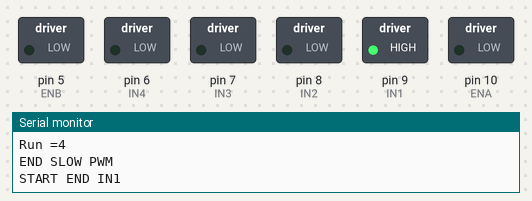
The sketch below on a simulated Arduino Uno, built with avr-gcc and run on an emulated ATmega328P. On the bench: switched loads named in the sketch (green lamp = pin HIGH), the last lines printed to the serial monitor. Random numbers use the default seed unless the sketch sets one.

Above: at 0.15 s.
At 3.1 s:
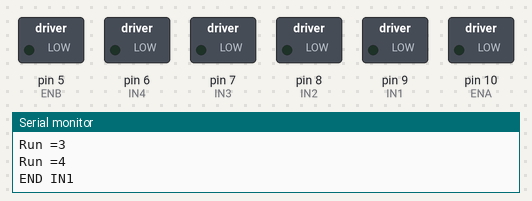
Timing chart, 0 to 7.3 s (numbered marks = the images above):
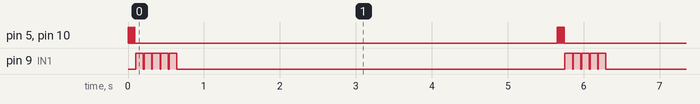

Measured:
- by itself, pin 5 (ENB), pin 10 (ENA): repeats every 5.7 s: 4 × (LOW 0.01 s, HIGH 0.01 s), LOW 5.6 s, HIGH 0.01 s
- by itself, pin 9 (IN1): repeats every 5.7 s: 4 × (LOW 0.01 s, HIGH 0.10 s), LOW 5.1 s, HIGH 0.10 s
- by itself, everything shown: repeats every 5.7 s, in 5 steps

The sketch:

blink.ino
```cpp
// Motor A
int ENA = 10;
int IN1 = 9;
int IN2 = 8;
// Motor B
int ENB = 5;
int IN3 = 7;
int IN4 = 6;
int delay_space=300;
bool pwm = true;
void setup ()
{
 pinMode (ENA, OUTPUT);
 pinMode (IN1, OUTPUT);
 pinMode (IN2, OUTPUT);
 pinMode (ENB, OUTPUT);
 pinMode (IN3, OUTPUT);
 pinMode (IN4, OUTPUT);

 Serial.begin(115200);
 Serial.println("Unit Testing started -- changed inouts and chip change");
}

void loop ()
{
  //both_forward_changing();
 // delay(5000);
  Serial.println("START SLOW PWM");
  for ( int u=0; u<5;u++)
  {
  digitalWrite(ENA,HIGH);
  digitalWrite(ENB,HIGH);
  delay(10);
   digitalWrite(ENA,LOW);
   digitalWrite(ENB,LOW);
    delay(10);
    Serial.print("Run =");
        Serial.println(u);
  }
    Serial.println("END SLOW PWM");

    Serial.println("START END IN1");
  for ( int u=0; u<5;u++)
  {
  digitalWrite(IN1,HIGH);
  delay(100);
  digitalWrite(IN1,LOW);
  delay(10);
      Serial.print("Run =");
        Serial.println(u);
  }
    Serial.println("END IN1");
    delay(5000);
  /*
 both_backward();
 delay(5000);

 stopRobot_LOW_EN();
 delay(5000);


 both_forward();
 delay(5000);

  stopRobot_HIGH_EN();
  delay(5000);


  one_forward_changing();
  delay(1000);
*/
}

void both_backward () {
  Serial.print("both backward ");
  digitalWrite(IN1, HIGH);
  digitalWrite(IN2, LOW);
  digitalWrite(IN3, HIGH);
  digitalWrite(IN4, LOW);
  if ( pwm)
  {
    int A_speed=random(1,254);
    int B_speed=random(1,254);
    analogWrite(ENA , A_speed);
    analogWrite(ENB, B_speed);
    Serial.print( "Speed A =");
    Serial.print( A_speed);
    Serial.print( " Speed B =");
    Serial.println( B_speed);
  }
  else
  {
   digitalWrite(ENA, HIGH);
   digitalWrite(ENB, HIGH);
   Serial.print( "Speed A =");
   Serial.print( "Full");
   Serial.print( " Speed B =");
   Serial.println( "Full");
  }
delay(5000);
}


void motor1_backward () {
  Serial.println("backward ");
  digitalWrite(IN1, HIGH);
  digitalWrite(IN2, LOW);
  analogWrite(ENA , 254);
   analogWrite(ENB, 254);
}

void motor2_backward () {
  Serial.println("backward ");
  digitalWrite(IN3, HIGH);
  digitalWrite(IN4, LOW);
  //analogWrite(ENA , 255);
 // analogWrite(ENB, 255);
}

void both_forward() {
  Serial.print("both Forward ");
  digitalWrite(IN2, HIGH);
  digitalWrite(IN1, LOW);
  digitalWrite(IN4, HIGH);
  digitalWrite(IN3, LOW);
  if ( pwm)
  {
    int A_speed=random(1,254);
    int B_speed=random(1,254);
    analogWrite(ENA , A_speed);
    analogWrite(ENB, B_speed);
    Serial.print( "Speed A =");
    Serial.print( A_speed);
    Serial.print( " Speed B =");
    Serial.println( B_speed);
  }
  else
  {
   digitalWrite(ENA, HIGH);
   digitalWrite(ENB, HIGH);
   Serial.print( "Speed A =");
   Serial.print( "Full");
   Serial.print( " Speed B =");
   Serial.println( "Full");
  }
delay(5000);
}

void both_forward_changing() {
   Serial.println("both forward changing speed");
  digitalWrite(IN1, LOW);
  digitalWrite(IN2, HIGH);
  digitalWrite(IN3, LOW);
  digitalWrite(IN4, HIGH);
  for ( int y=0;y<255;y=y+10)
  {
  analogWrite(ENA, y);
  analogWrite(ENB, y);
  delay(delay_space);
  Serial.print(" speed ");
  Serial.println(y);
  }
  for ( int y=255;y > 0;y=y-10)
  {
  analogWrite(ENA, y);
  analogWrite(ENB, y);
  delay(delay_space);
  Serial.print(" speed ");
  Serial.println(y);
  }
}

void one_forward_changing() {
  Serial.println("one forward changing changing speed");
  digitalWrite(IN1, LOW);
  digitalWrite(IN2, HIGH);
  digitalWrite(IN3, HIGH);
  digitalWrite(IN4, LOW);
  for ( int y=0;y<255;y=y+10)
  {
  analogWrite(ENA, y);

  delay(delay_space);
  }
  for ( int y=255;y > 0;y=y-10)
  {
  analogWrite(ENA, y);

  delay(delay_space);
  }
}


void stopRobot_LOW_EN() {
  Serial.println("STOP ENA nad ENB LOW");
  digitalWrite(IN1, LOW);
  digitalWrite(IN2, LOW);
  digitalWrite(IN2, LOW);
  digitalWrite(IN4, LOW);
  analogWrite(ENA, 0);
  analogWrite(ENB, 0);
}

void stopRobot_HIGH_EN() {
  Serial.println("STOP ENA nad ENB HIGH");
  digitalWrite(IN1, LOW);
  digitalWrite(IN2, LOW);
  digitalWrite(IN2, LOW);
  digitalWrite(IN4, LOW);
  analogWrite(ENA, HIGH);
  analogWrite(ENB, HIGH);
}
```
